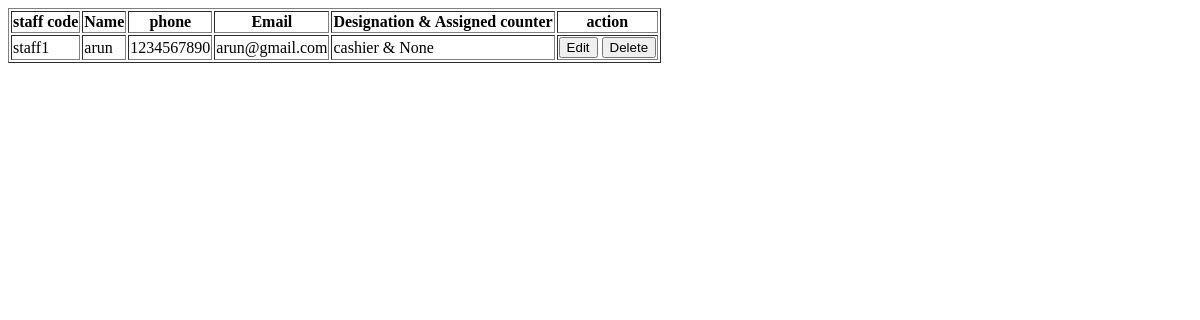
The app's page /ManageStaff (signed in), older data.
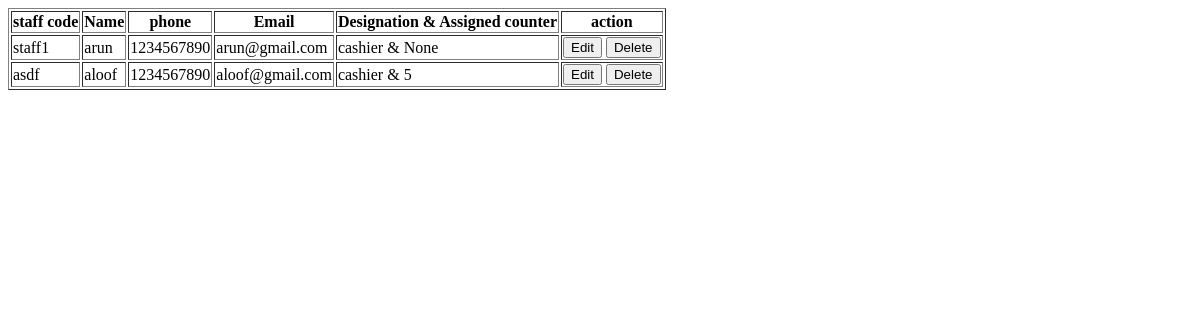
The same page, newer data.
### RetailIQApp/models.py (models this page shows)
class StaffTable(models.Model):
    SHOPID = models.ForeignKey(ShopTable, on_delete=models.CASCADE, null=True, blank=True)
    staff_code = models.CharField(max_length=20, null=True, blank=True)
    name = models.CharField(max_length=20, null=True, blank=True)
    phone = models.CharField(max_length=20, null=True, blank=True)
    email = models.EmailField(max_length=50, null=True, blank=True)
    designation = models.CharField(max_length=20, null=True, blank=True)
    assigned_counter = models.IntegerField(null=True, blank=True) #can be null if the shop does not have that counter pattern
    LOGINID = models.ForeignKey(LoginTable, on_delete=models.CASCADE, null=True, blank=True)

### RetailIQApp/views.py (the view)
# urls.py: path('ManageStaff',ManageStaff.as_view(),name='ManageStaff'),
class ManageStaff(View):
    def get(self,request):
        obj = StaffTable.objects.filter(SHOPID__LOGINID_id=request.session['loginid'])
        return render(request,'shop/ManageStaff.html', {'staff_data':obj})

### templates/Shop/manageStaff.html (shortened to what this page needs)
<!DOCTYPE html>
<html lang="en">
<head>
</head>
<body>
    <table border="1">
        <tr>
            <th>staff code</th>
            <th>Name</th>
            <th>phone</th>
            <th>Email</th>
            <th>Designation & Assigned counter</th>
            <th>action</th>
        </tr>
        {% for i in staff_data %}
        <tr>
            <td>{{ i.staff_code }}</td>
            <td>{{ i.name }}</td>
            <td>{{ i.phone }}</td>
            <td>{{ i.email }}</td>
            <td>{{ i.designation }} & {{ i.assigned_counter }}</td>
            <td>
                <a href="editStaff/{{i.id}}"><button>Edit</button></a>
                <a href="deleteStaff/{{i.id}}"><button>Delete</button></a>
            </td>
        </tr>
        {% endfor %}
    </table>
</body>
</html>

Row changes from the older to the newer data that the page shows:
added StaffTable: staff_code "asdf", name "aloof", phone "1234567890", email "aloof@gmail.com", designation "cashier", assigned_counter "5"
